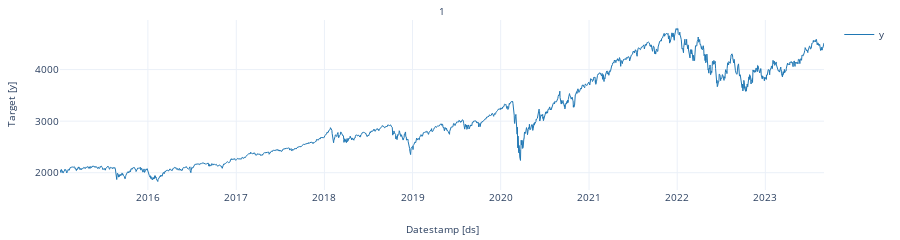

Write notebook code for a chart like this one.
### Markdown cell above
### **8.1 Checking Stationarity**

### Code cell
from statsforecast import StatsForecast

StatsForecast.plot(Y)

### Figure 1 — Plotly figure (JSON) as saved in the notebook; plotly's stock layout.template omitted (floating-point values rounded to 4 significant figures; data arrays with more than 128 entries replaced by an {"elided": "..."} marker saying what was removed)
{"data": [{"legendgroup": "y", "line": {"color": "#1f77b4", "width": 1}, "mode": "lines", "name": "y", "showlegend": true, "type": "scatter", "x": {"elided": "2182 str values"}, "xaxis": "x", "y": {"elided": "2182 float values"}, "yaxis": "y"}], "layout": {"annotations": [{"font": {"size": 10}, "showarrow": false, "text": "1", "x": 0.5, "xanchor": "center", "xref": "paper", "y": 1, "yanchor": "bottom", "yref": "paper"}, {"font": {"size": 10}, "showarrow": false, "text": "Datestamp [ds]", "x": 0.5, "xanchor": "center", "xref": "paper", "y": 0, "yanchor": "top", "yref": "paper", "yshift": -30}, {"font": {"size": 10}, "showarrow": false, "text": "Target [y]", "textangle": -90, "x": 0, "xanchor": "right", "xref": "paper", "xshift": -40, "y": 0.5, "yanchor": "middle", "yref": "paper"}], "autosize": true, "font": {"size": 10}, "height": 150, "margin": {"b": 50, "l": 60, "r": 10, "t": 20}, "xaxis": {"anchor": "y", "domain": [0, 1], "showticklabels": true, "visible": true}, "yaxis": {"anchor": "x", "domain": [0, 1]}}}
